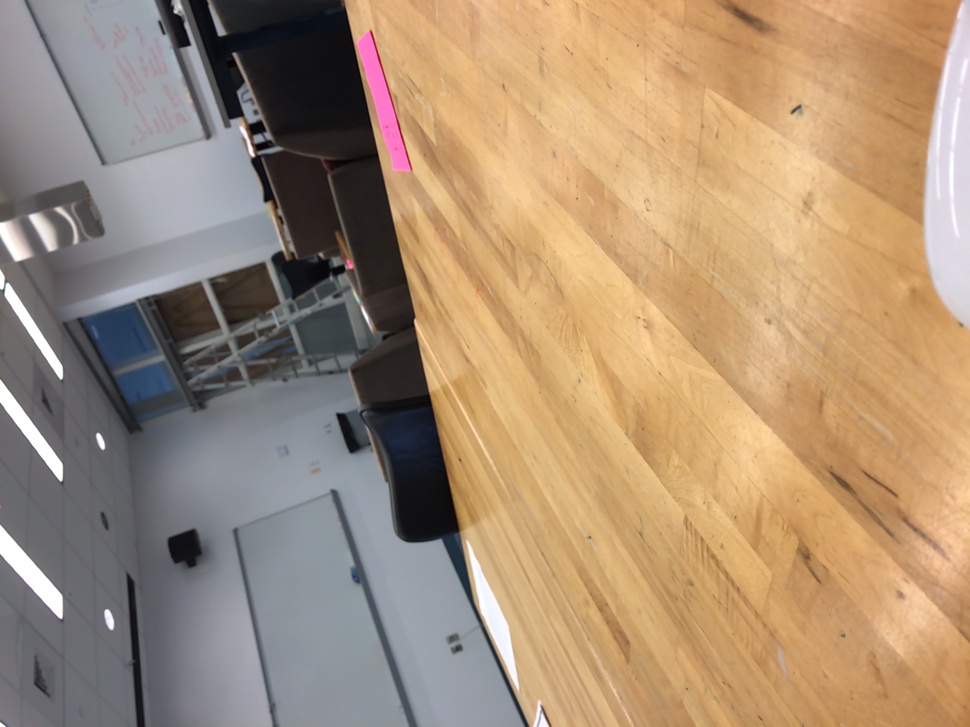
#> input picture data/Documents/2019-07-29-14-42-10/align-image.png, 970 x 727 px, shrunk from 1920 x 1440 before the run, found by its file name
$ python debug-clew-visual-alignment.py data/Documents/2019-07-29-14-42-10/align-image.png
#> lines starting #> are read from the running program, lines starting #| are printed output that depends on the picture
#!/usr/bin/env python

import cv2
import numpy as np
from scipy.spatial.transform import Rotation as R
import sys


# 2019-07-29-14-45-04
PATH = 'data/Documents/' + sys.argv[1] + '/'
IMAGE1 = cv2.imread(PATH + 'align-image.png', 0)
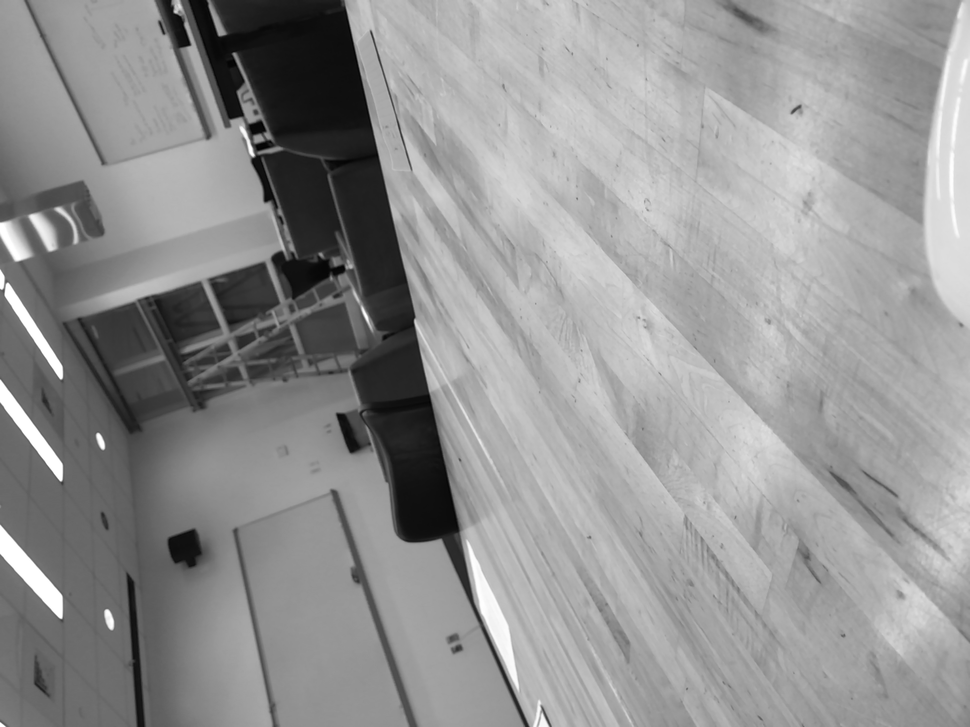
#> IMAGE1: shape (727, 970); min 1, max 255, mean 146.8
IMAGE2 = cv2.imread(PATH + 'camera-image.png', 0)
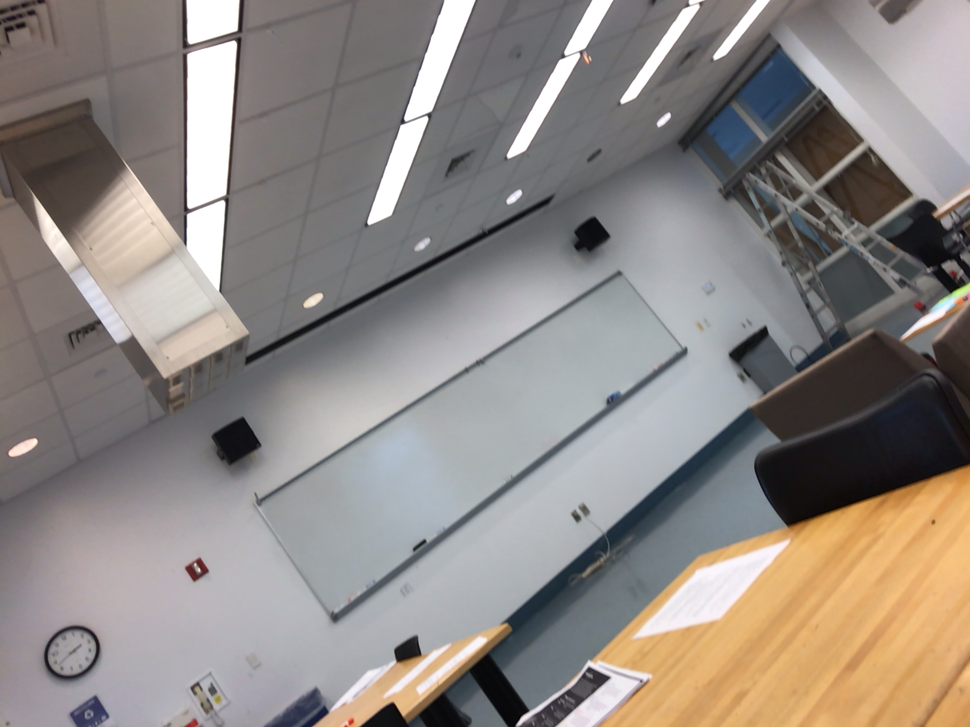
#> input picture data/Documents/2019-07-29-14-42-10/camera-image.png, 970 x 727 px, shrunk from 1920 x 1440 before the run, found by its file name
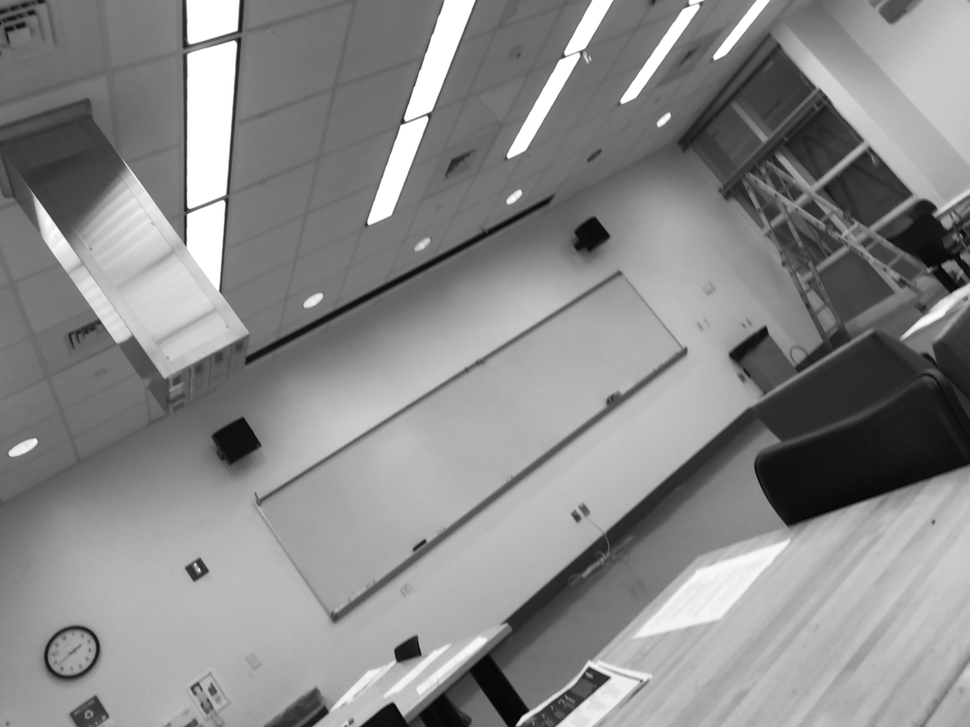
#> IMAGE2: shape (727, 970); min 0, max 255, mean 137.3
IMAGE1 = cv2.rotate(IMAGE1, cv2.ROTATE_90_CLOCKWISE)
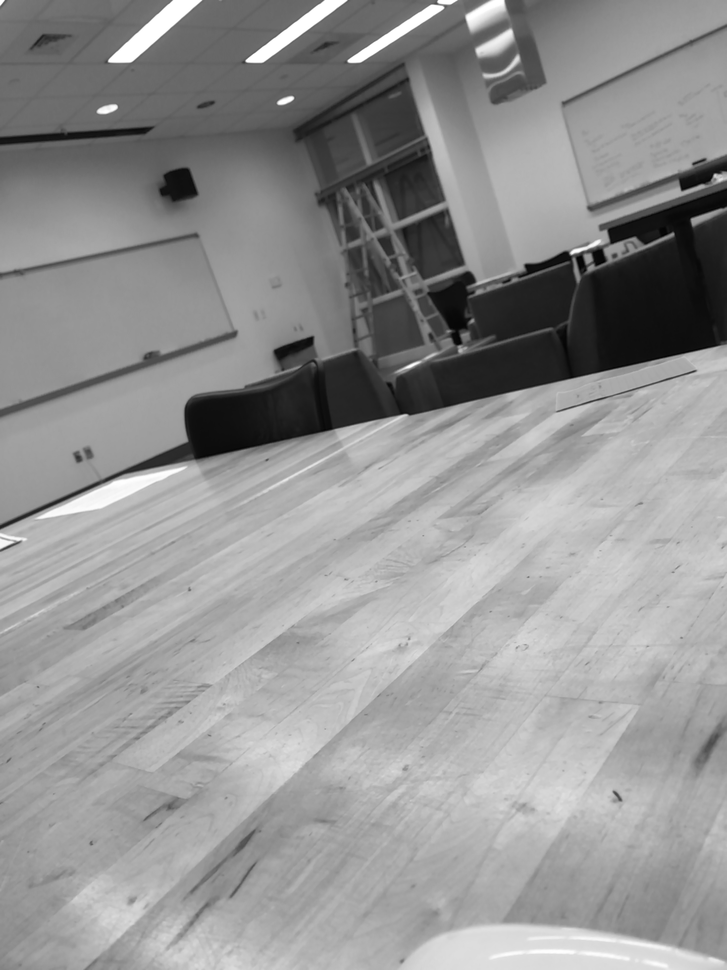
#> IMAGE1: shape (970, 727); min 1, max 255, mean 146.8
IMAGE2 = cv2.rotate(IMAGE2, cv2.ROTATE_90_CLOCKWISE)
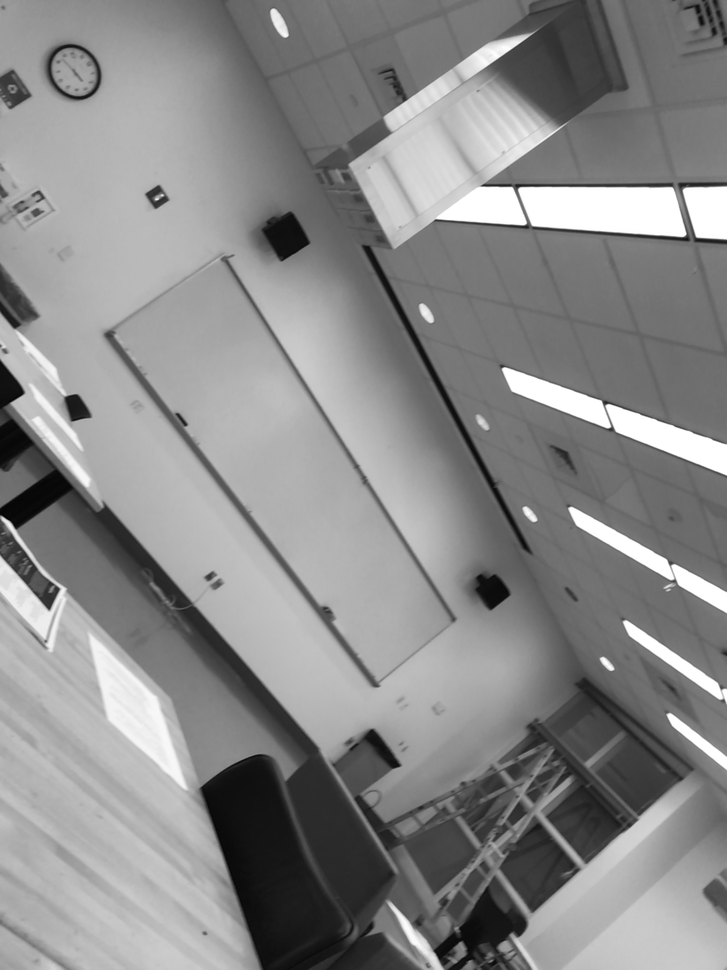
#> IMAGE2: shape (970, 727); min 0, max 255, mean 137.3
#> (the run stopped early here; a loop or call above may not have finished)
